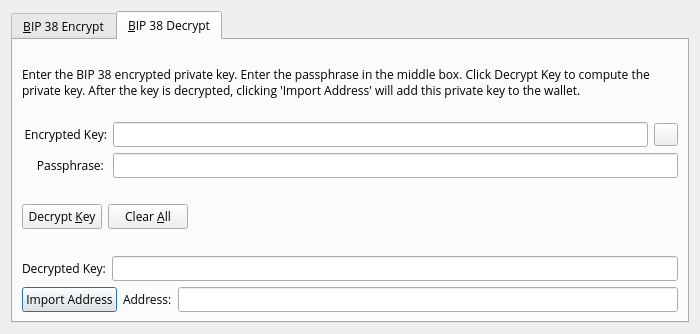
<?xml version="1.0" encoding="UTF-8"?>
<ui version="4.0">
 <class>Bip38ToolDialog</class>
 <widget class="QDialog" name="Bip38ToolDialog">
  <property name="geometry">
   <rect>
    <x>0</x>
    <y>0</y>
    <width>700</width>
    <height>334</height>
   </rect>
  </property>
  <property name="windowTitle">
   <string>BIP 38 Tool</string>
  </property>
  <property name="modal">
   <bool>true</bool>
  </property>
  <layout class="QVBoxLayout" name="verticalLayout">
   <item>
    <widget class="QTabWidget" name="tabWidget">
     <property name="font">
      <font>
       <family>Open Sans</family>
      </font>
     </property>
     <property name="currentIndex">
      <number>1</number>
     </property>
     <widget class="QWidget" name="tabBip38Encrypt">
      <attribute name="title">
       <string>&amp;BIP 38 Encrypt</string>
      </attribute>
      <layout class="QVBoxLayout" name="verticalLayout_SM">
       <item>
        <widget class="QLabel" name="infoLabel_ENC">
         <property name="font">
          <font>
           <family>Open Sans</family>
          </font>
         </property>
         <property name="text">
          <string>Enter a DYSTEM Address that you would like to encrypt using BIP 38. Enter a passphrase in the middle box. Press encrypt to compute the encrypted private key.</string>
         </property>
         <property name="textFormat">
          <enum>Qt::PlainText</enum>
         </property>
         <property name="wordWrap">
          <bool>true</bool>
         </property>
        </widget>
       </item>
       <item>
        <layout class="QHBoxLayout" name="horizontalLayout_1_ENC">
         <item>
          <widget class="QLabel" name="label_5">
           <property name="minimumSize">
            <size>
             <width>85</width>
             <height>0</height>
            </size>
           </property>
           <property name="font">
            <font>
             <family>Open Sans</family>
            </font>
           </property>
           <property name="text">
            <string>Address:</string>
           </property>
           <property name="alignment">
            <set>Qt::AlignRight|Qt::AlignTrailing|Qt::AlignVCenter</set>
           </property>
          </widget>
         </item>
         <item>
          <widget class="QValidatedLineEdit" name="addressIn_ENC">
           <property name="font">
            <font>
             <family>Open Sans</family>
            </font>
           </property>
           <property name="toolTip">
            <string>The DYSTEM address to encrypt</string>
           </property>
          </widget>
         </item>
         <item>
          <widget class="QToolButton" name="addressBookButton_ENC">
           <property name="toolTip">
            <string>Choose previously used address</string>
           </property>
           <property name="text">
            <string/>
           </property>
           <property name="icon">
            <iconset resource="../dystem.qrc">
             <normaloff>:/icons/address-book</normaloff>:/icons/address-book</iconset>
           </property>
           <property name="shortcut">
            <string>Alt+A</string>
           </property>
          </widget>
         </item>
         <item>
          <widget class="QToolButton" name="pasteButton_ENC">
           <property name="toolTip">
            <string>Paste address from clipboard</string>
           </property>
           <property name="text">
            <string/>
           </property>
           <property name="icon">
            <iconset resource="../dystem.qrc">
             <normaloff>:/icons/editpaste</normaloff>:/icons/editpaste</iconset>
           </property>
           <property name="shortcut">
            <string>Alt+P</string>
           </property>
          </widget>
         </item>
        </layout>
       </item>
       <item>
        <layout class="QHBoxLayout" name="horizontalLayout_5">
         <item>
          <widget class="QLabel" name="label_6">
           <property name="minimumSize">
            <size>
             <width>85</width>
             <height>0</height>
            </size>
           </property>
           <property name="font">
            <font>
             <family>Open Sans</family>
            </font>
           </property>
           <property name="text">
            <string>Passphrase: </string>
           </property>
           <property name="alignment">
            <set>Qt::AlignRight|Qt::AlignTrailing|Qt::AlignVCenter</set>
           </property>
          </widget>
         </item>
         <item>
          <widget class="QLineEdit" name="passphraseIn_ENC">
           <property name="font">
            <font>
             <family>Open Sans</family>
            </font>
           </property>
           <property name="echoMode">
            <enum>QLineEdit::Password</enum>
           </property>
          </widget>
         </item>
        </layout>
       </item>
       <item>
        <layout class="QHBoxLayout" name="horizontalLayout_2_ENC">
         <item>
          <widget class="QLabel" name="encryptedKeyLabel_ENC">
           <property name="minimumSize">
            <size>
             <width>85</width>
             <height>0</height>
            </size>
           </property>
           <property name="font">
            <font>
             <family>Open Sans</family>
            </font>
           </property>
           <property name="text">
            <string>Encrypted Key:</string>
           </property>
           <property name="textFormat">
            <enum>Qt::PlainText</enum>
           </property>
           <property name="alignment">
            <set>Qt::AlignRight|Qt::AlignTrailing|Qt::AlignVCenter</set>
           </property>
          </widget>
         </item>
         <item>
          <widget class="QLineEdit" name="encryptedKeyOut_ENC">
           <property name="font">
            <font>
             <family>Open Sans</family>
             <italic>true</italic>
            </font>
           </property>
           <property name="readOnly">
            <bool>true</bool>
           </property>
          </widget>
         </item>
         <item>
          <widget class="QToolButton" name="copyKeyButton_ENC">
           <property name="toolTip">
            <string>Copy the current signature to the system clipboard</string>
           </property>
           <property name="text">
            <string/>
           </property>
           <property name="icon">
            <iconset resource="../dystem.qrc">
             <normaloff>:/icons/editcopy</normaloff>:/icons/editcopy</iconset>
           </property>
          </widget>
         </item>
        </layout>
       </item>
       <item>
        <layout class="QHBoxLayout" name="horizontalLayout_3_ENC">
         <item>
          <widget class="QPushButton" name="encryptKeyButton_ENC">
           <property name="font">
            <font>
             <family>Open Sans</family>
            </font>
           </property>
           <property name="toolTip">
            <string>Encrypt the private key for this DYSTEM address</string>
           </property>
           <property name="text">
            <string>Encrypt &amp;Key</string>
           </property>
           <property name="icon">
            <iconset resource="../dystem.qrc">
             <normaloff>:/icons/edit</normaloff>:/icons/edit</iconset>
           </property>
           <property name="autoDefault">
            <bool>false</bool>
           </property>
          </widget>
         </item>
         <item>
          <widget class="QPushButton" name="clearButton_ENC">
           <property name="font">
            <font>
             <family>Open Sans</family>
            </font>
           </property>
           <property name="toolTip">
            <string>Reset all fields</string>
           </property>
           <property name="text">
            <string>Clear &amp;All</string>
           </property>
           <property name="icon">
            <iconset resource="../dystem.qrc">
             <normaloff>:/icons/remove</normaloff>:/icons/remove</iconset>
           </property>
           <property name="autoDefault">
            <bool>false</bool>
           </property>
          </widget>
         </item>
         <item>
          <spacer name="horizontalSpacer_1_ENC">
           <property name="orientation">
            <enum>Qt::Horizontal</enum>
           </property>
           <property name="sizeHint" stdset="0">
            <size>
             <width>40</width>
             <height>48</height>
            </size>
           </property>
          </spacer>
         </item>
         <item>
          <widget class="QLabel" name="statusLabel_ENC">
           <property name="font">
            <font>
             <weight>75</weight>
             <bold>true</bold>
            </font>
           </property>
           <property name="text">
            <string/>
           </property>
           <property name="wordWrap">
            <bool>true</bool>
           </property>
          </widget>
         </item>
         <item>
          <spacer name="horizontalSpacer_2_ENC">
           <property name="orientation">
            <enum>Qt::Horizontal</enum>
           </property>
           <property name="sizeHint" stdset="0">
            <size>
             <width>40</width>
             <height>48</height>
            </size>
           </property>
          </spacer>
         </item>
        </layout>
       </item>
      </layout>
     </widget>
     <widget class="QWidget" name="tabBip38Decrypt">
      <attribute name="title">
       <string>&amp;BIP 38 Decrypt</string>
      </attribute>
      <layout class="QVBoxLayout" name="verticalLayout_VM">
       <item>
        <widget class="QLabel" name="infoLabel_DEC">
         <property name="font">
          <font>
           <family>Open Sans</family>
          </font>
         </property>
         <property name="text">
          <string>Enter the BIP 38 encrypted private key. Enter the passphrase in the middle box. Click Decrypt Key to compute the private key. After the key is decrypted, clicking 'Import Address' will add this private key to the wallet.</string>
         </property>
         <property name="textFormat">
          <enum>Qt::PlainText</enum>
         </property>
         <property name="wordWrap">
          <bool>true</bool>
         </property>
        </widget>
       </item>
       <item>
        <layout class="QHBoxLayout" name="horizontalLayout_3">
         <item>
          <widget class="QLabel" name="label_2">
           <property name="minimumSize">
            <size>
             <width>85</width>
             <height>0</height>
            </size>
           </property>
           <property name="font">
            <font>
             <family>Open Sans</family>
            </font>
           </property>
           <property name="text">
            <string>Encrypted Key:</string>
           </property>
           <property name="alignment">
            <set>Qt::AlignRight|Qt::AlignTrailing|Qt::AlignVCenter</set>
           </property>
          </widget>
         </item>
         <item>
          <widget class="QValidatedLineEdit" name="encryptedKeyIn_DEC">
           <property name="font">
            <font>
             <family>Open Sans</family>
            </font>
           </property>
           <property name="toolTip">
            <string>The encrypted private key</string>
           </property>
          </widget>
         </item>
         <item>
          <widget class="QToolButton" name="pasteButton_DEC">
           <property name="toolTip">
            <string>Paste address from clipboard</string>
           </property>
           <property name="text">
            <string/>
           </property>
           <property name="icon">
            <iconset resource="../dystem.qrc">
             <normaloff>:/icons/editpaste</normaloff>:/icons/editpaste</iconset>
           </property>
           <property name="shortcut">
            <string>Alt+P</string>
           </property>
          </widget>
         </item>
        </layout>
       </item>
       <item>
        <layout class="QHBoxLayout" name="horizontalLayout">
         <item>
          <widget class="QLabel" name="label">
           <property name="minimumSize">
            <size>
             <width>85</width>
             <height>0</height>
            </size>
           </property>
           <property name="font">
            <font>
             <family>Open Sans</family>
            </font>
           </property>
           <property name="text">
            <string>Passphrase: </string>
           </property>
           <property name="alignment">
            <set>Qt::AlignRight|Qt::AlignTrailing|Qt::AlignVCenter</set>
           </property>
          </widget>
         </item>
         <item>
          <widget class="QLineEdit" name="passphraseIn_DEC">
           <property name="font">
            <font>
             <family>Open Sans</family>
            </font>
           </property>
           <property name="echoMode">
            <enum>QLineEdit::Password</enum>
           </property>
          </widget>
         </item>
        </layout>
       </item>
       <item>
        <layout class="QHBoxLayout" name="horizontalLayout_2_DEC">
         <item>
          <widget class="QPushButton" name="decryptKeyButton_DEC">
           <property name="font">
            <font>
             <family>Open Sans</family>
            </font>
           </property>
           <property name="toolTip">
            <string>Decrypt the entered key using the passphrase</string>
           </property>
           <property name="text">
            <string>Decrypt &amp;Key</string>
           </property>
           <property name="icon">
            <iconset resource="../dystem.qrc">
             <normaloff>:/icons/transaction_0</normaloff>:/icons/transaction_0</iconset>
           </property>
           <property name="autoDefault">
            <bool>false</bool>
           </property>
          </widget>
         </item>
         <item>
          <widget class="QPushButton" name="clearButton_DEC">
           <property name="font">
            <font>
             <family>Open Sans</family>
            </font>
           </property>
           <property name="toolTip">
            <string>Reset all fields</string>
           </property>
           <property name="text">
            <string>Clear &amp;All</string>
           </property>
           <property name="icon">
            <iconset resource="../dystem.qrc">
             <normaloff>:/icons/remove</normaloff>:/icons/remove</iconset>
           </property>
           <property name="autoDefault">
            <bool>false</bool>
           </property>
          </widget>
         </item>
         <item>
          <spacer name="horizontalSpacer_1_DEC">
           <property name="orientation">
            <enum>Qt::Horizontal</enum>
           </property>
           <property name="sizeHint" stdset="0">
            <size>
             <width>40</width>
             <height>48</height>
            </size>
           </property>
          </spacer>
         </item>
         <item>
          <widget class="QLabel" name="statusLabel_DEC">
           <property name="font">
            <font>
             <weight>75</weight>
             <bold>true</bold>
            </font>
           </property>
           <property name="text">
            <string/>
           </property>
           <property name="wordWrap">
            <bool>true</bool>
           </property>
          </widget>
         </item>
         <item>
          <spacer name="horizontalSpacer_2_DEC">
           <property name="orientation">
            <enum>Qt::Horizontal</enum>
           </property>
           <property name="sizeHint" stdset="0">
            <size>
             <width>40</width>
             <height>48</height>
            </size>
           </property>
          </spacer>
         </item>
        </layout>
       </item>
       <item>
        <layout class="QHBoxLayout" name="horizontalLayout_2">
         <item>
          <widget class="QLabel" name="label_3">
           <property name="font">
            <font>
             <family>Open Sans</family>
            </font>
           </property>
           <property name="text">
            <string>Decrypted Key:</string>
           </property>
          </widget>
         </item>
         <item>
          <widget class="QValidatedLineEdit" name="decryptedKeyOut_DEC">
           <property name="font">
            <font>
             <family>Open Sans</family>
            </font>
           </property>
          </widget>
         </item>
        </layout>
       </item>
       <item>
        <layout class="QHBoxLayout" name="horizontalLayout_4">
         <item>
          <widget class="QPushButton" name="importAddressButton_DEC">
           <property name="font">
            <font>
             <family>Open Sans</family>
            </font>
           </property>
           <property name="text">
            <string>Import Address</string>
           </property>
          </widget>
         </item>
         <item>
          <widget class="QLabel" name="label_4">
           <property name="font">
            <font>
             <family>Open Sans</family>
            </font>
           </property>
           <property name="text">
            <string>Address:</string>
           </property>
          </widget>
         </item>
         <item>
          <widget class="QLineEdit" name="addressOut_DEC">
           <property name="font">
            <font>
             <family>Open Sans</family>
            </font>
           </property>
          </widget>
         </item>
        </layout>
       </item>
      </layout>
     </widget>
    </widget>
   </item>
  </layout>
 </widget>
 <customwidgets>
  <customwidget>
   <class>QValidatedLineEdit</class>
   <extends>QLineEdit</extends>
   <header>qvalidatedlineedit.h</header>
  </customwidget>
 </customwidgets>
 <resources>
  <include location="../dystem.qrc"/>
 </resources>
 <connections/>
</ui>
